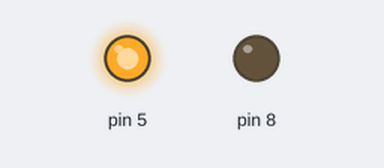
Simulated run of this sketch. Board: Arduino Uno, built with avr-gcc and run on an emulated ATmega328P. Parts: output pins drawn as LEDs (lit = HIGH).

Above: at 0.5 s.
At 17.5 s:
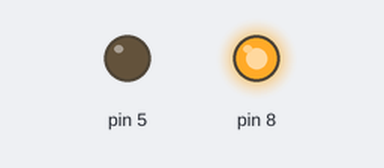
At 34.0 s:
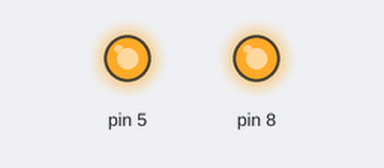
Timing chart, 0 to 38.0 s (numbered marks = the images above):
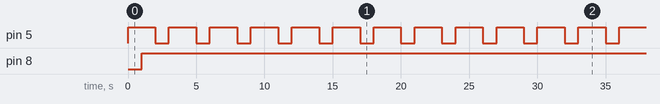

Measured:
- by itself, pin 5: alternates HIGH for 2.0 s and LOW for 1.0 s
- by itself, pin 8: LOW → HIGH at 1.0 s
- by itself, everything shown: repeats every 33.0 s, in 22 steps

The sketch:

two-leds-one-on-other-blinking.ino
```cpp
/*
   Written by Ahmed khairy for TOT training
   on 6/8/2019
   using arduino uno
   pattern two leds 3
*/
#include <avr/io.h>
#include <util/delay.h>

int main(void)
{
  DDRD = 0b00100000;
  DDRB = 0b00000001;
  while (1)
  {
    PORTD = 0b00100000;
    _delay_ms(1000);
    PORTB = 0b00000001;
    _delay_ms(1000);
    PORTD &= 0b00000000;
    _delay_ms(1000);
    //PORTB &= 0b00000000;
    //_delay_ms(1000);
  }
}
```
